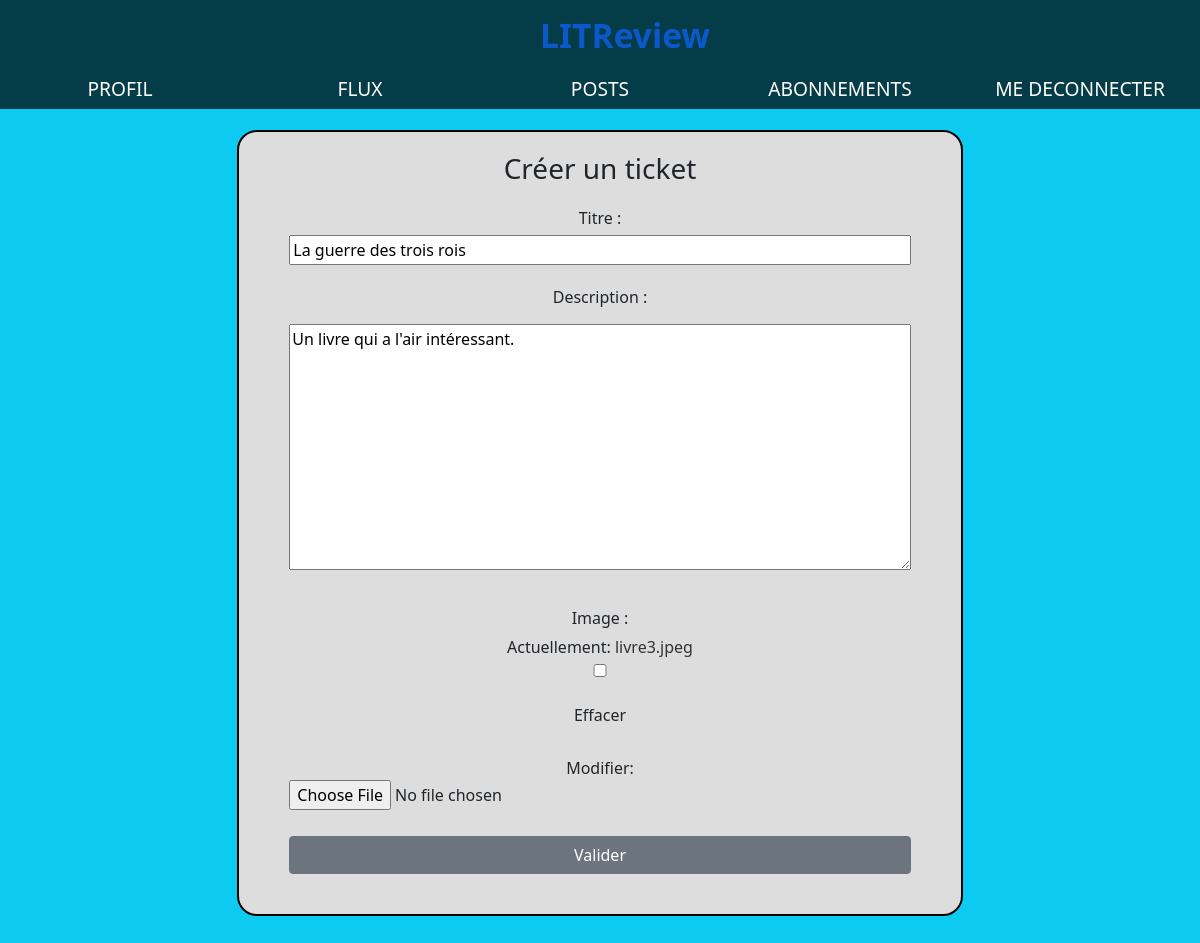
The app's page /ticket/20/update/ (signed in) with its own data.
### critique/models.py (models this page shows, shortened)
class Ticket(models.Model):
    title = models.CharField(max_length=128)
    description = models.TextField(max_length=2048, blank=True)
    image = models.ImageField(null=True, blank=True)
    time_created = models.DateTimeField(auto_now_add=True)
    user = models.ForeignKey(to=settings.AUTH_USER_MODEL, on_delete=models.CASCADE)
    has_review = models.BooleanField(default=False)
    IMAGE_MAX_SIZE = (600, 600)

### critique/views.py (the view)
# urls.py: path("ticket/<int:pk>/update/", ticket_update, name="ticket_update"),
@login_required
def ticket_update(request, pk):
    ticket = get_object_or_404(Ticket, id=pk)
    if ticket.user != request.user:
        return redirect("flux")
    form = TicketForm(request.POST or None, instance=ticket)
    if form.is_valid():
        form.save()
        return redirect("flux")
    context = {"form": form, "title": "Modifer votre ticket"}
    return render(request, "critique/create_ticket.html", context)

### critique/forms.py
class TicketForm(forms.ModelForm):
    title = forms.CharField(label="Titre", max_length=128, widget=forms.TextInput())
    description = forms.CharField(
        label="Description", max_length=2048, widget=forms.Textarea(), required=False
    )
    image = forms.ImageField(label="Image", required=False)
    class Meta:
        model = Ticket
        fields = ["title", "description", "image"]

### critique/templates/critique/create_ticket.html (shortened to what this page needs)
{% extends 'base.html' %}
{% block content %}
<article class="form form__ticket">
    <h3>Créer un ticket</h3>
    <form method="post" enctype="multipart/form-data">
        {{ form.as_p }}
        <button class="btn btn-secondary" type="submit">Valider</button>
    </form>
</article>
{% endblock content %}

### static/css/style.css (style rules this page uses)
* { -moz-box-sizing: border-box; -webkit-box-sizing: border-box; box-sizing: border-box; }
h3 { font-size: 1.5rem; padding-top: 10px; margin: 0 0 0 0; }
a { color: black; text-decoration: none; }
.form { border: 2px solid #000; width: 65%; margin: 15px auto; padding: 10px; background-color: #dddddd; border-radius: 20px; text-align: center; padding: 10px 50px 30px 50px; }
.form textarea { width: 100%; margin: 10px 0 10px 0; }
.form label { display: block; margin: 20px 0 5px 0; width: 100%; }
.form input { width: 100%; }
.form a { margin-top: 10px; color: #333; text-decoration: none; }
.btn { width: 100%; padding: 10px; margin: 10px 0 10px 0; color: white; border: none; border-radius: 10px; cursor: pointer; }

### records on screen
Ticket: title "La guerre des trois rois", description "Un livre qui a l'air intéressant."
